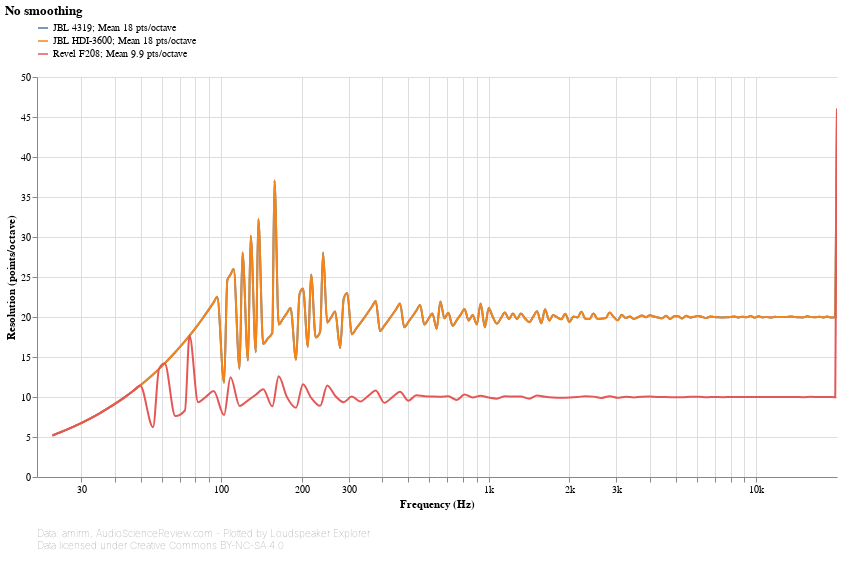

Here is the notebook cell this chart was saved with:
### Markdown cell above
## Resolution

This chart shows the resolution of the input data at each frequency. For each point, resolution is calculated by looking at the distance from the previous point. The larger the distance, the lower the resolution.

A straight, horizontal line means that resolution is constant throughout the spectrum, or in other words, points are equally spaced in log-frequency. Some Loudspeaker Explorer features, especially smoothing and detrending, implicitly assume that this is the case, and might produce inaccurate results otherwise.

### Code cell
#@markdown
frequency_response_chart(
    speakers_fr_ready
        .pipe(lsx.pd.index_as_columns)
        .set_index('Speaker')
        .set_index('Frequency [Hz]', append=True, drop=False)
        .groupby('Speaker').apply(lambda frequencies: frequencies / frequencies.shift(1))
        .pipe(np.log2)
        .pow(-1)
        .rename(columns={'Frequency [Hz]': 'Resolution (points/octave)'})
        .pipe(lsx.pd.remap_columns, {
            'Resolution (points/octave)': 'value',
        }),
    lambda chart: lsx.util.pipe(chart
        .encode(alt.Y('value', type='quantitative', title='Resolution (points/octave)', axis=alt.Axis(grid=True))),
        lambda chart: lsx.alt.interactive_line(chart, speaker_color())),
    alter_tooltips=lambda tooltips:
        ([alt.Tooltip('speaker', title='Speaker')]
            if speakers_fr_ready.index.get_level_values('Speaker').nunique() > 1 else []) +
        tooltips +
        [alt.Tooltip('value', type='quantitative', title='Resolution (points/octave)', format='.2f')]
)

### Figure 1 — Vega-Lite specification as saved in the notebook (floating-point values rounded to 4 significant figures; data arrays with more than 128 entries replaced by an {"elided": "..."} marker saying what was removed)
{"config": {"view": {"continuousWidth": 400, "continuousHeight": 300, "opacity": 0}}, "vconcat": [{"layer": [{"mark": {"type": "line", "clip": true, "interpolate": "monotone"}, "encoding": {"color": {"type": "nominal", "field": "speaker", "legend": {"direction": "vertical", "labelLimit": 600, "orient": "top", "symbolType": "stroke"}, "title": null}, "opacity": {"condition": {"value": 1, "selection": "selector001"}, "value": 0.2}, "tooltip": [{"type": "nominal", "field": "speaker", "title": "Speaker"}, {"type": "quantitative", "field": "frequency", "format": ".03s", "title": "Frequency (Hz)"}, {"type": "quantitative", "field": "value", "format": ".2f", "title": "Resolution (points/octave)"}], "x": {"type": "quantitative", "axis": {"format": "s"}, "field": "frequency", "scale": {"base": 10, "nice": false, "type": "log"}, "title": "Frequency (Hz)"}, "y": {"type": "quantitative", "axis": {"grid": true}, "field": "value", "title": "Resolution (points/octave)"}}, "height": 400, "selection": {"selector001": {"type": "multi", "encodings": ["color"], "bind": "legend"}}, "title": {"text": "No smoothing", "anchor": "start"}, "transform": [{"flatten": ["frequency", "value"]}], "width": 800}, {"mark": {"type": "circle", "clip": true, "size": 100}, "encoding": {"color": {"type": "nominal", "field": "speaker", "legend": {"direction": "vertical", "labelLimit": 600, "orient": "top", "symbolType": "stroke"}, "title": null}, "fillOpacity": {"condition": {"value": 0.3, "selection": "selector002"}, "value": 0}, "tooltip": [{"type": "nominal", "field": "speaker", "title": "Speaker"}, {"type": "quantitative", "field": "frequency", "format": ".03s", "title": "Frequency (Hz)"}, {"type": "quantitative", "field": "value", "format": ".2f", "title": "Resolution (points/octave)"}], "x": {"type": "quantitative", "axis": {"format": "s"}, "field": "frequency", "scale": {"base": 10, "nice": false, "type": "log"}, "title": "Frequency (Hz)"}, "y": {"type": "quantitative", "axis": {"grid": true}, "field": "value", "title": "Resolution (points/octave)"}}, "height": 400, "selection": {"selector002": {"type": "single", "on": "mouseover", "clear": "mouseout", "empty": "none", "encodings": ["x", "y"]}, "selector003": {"type": "interval", "bind": "scales", "encodings": ["x", "y"]}}, "title": {"text": "No smoothing", "anchor": "start"}, "transform": [{"flatten": ["frequency", "value"]}], "width": 800}], "data": {"name": "data-97011c9f9f1df15949390e9ec20a5fa9"}}, {"mark": "text", "height": 1, "title": {"text": ["Data: amirm, AudioScienceReview.com - Plotted by Loudspeaker Explorer", "Data licensed under Creative Commons BY-NC-SA 4.0"], "anchor": "start", "color": "gray", "fontSize": 10, "fontWeight": "lighter"}, "width": 600}], "resolve": {"legend": {"color": "independent"}}, "$schema": "https://vega.github.io/schema/vega-lite/v4.8.1.json", "datasets": {"data-97011c9f9f1df15949390e9ec20a5fa9": [{"speaker": "JBL 4319; Mean 18 pts/octave", "frequency": {"elided": "181 float values"}, "value": {"elided": "181 float values"}}, {"speaker": "JBL HDI-3600; Mean 18 pts/octave", "frequency": {"elided": "181 float values"}, "value": {"elided": "181 float values"}}, {"speaker": "Revel F208; Mean 9.9 pts/octave", "frequency": [20.51, 23.44, 26.37, 29.3, 32.23, 35.16, 38.09, 41.02, 43.95, 46.88, 49.8, 55.66, 58.59, 61.52, 67.38, 73.24, 76.17, 82.03, 87.89, 93.75, 102.5, 108.4, 117.2, 126.0, 134.8, 143.6, 155.3, 164.1, 175.8, 190.4, 202.1, 216.8, 234.4, 249.0, 266.6, 287.1, 307.6, 331.1, 354.5, 377.9, 407.2, 436.5, 465.8, 501.0, 536.1, 574.2, 615.2, 659.2, 706.1, 758.8, 811.5, 870.1, 931.6, 999.0, 1072.0, 1148.0, 1230.0, 1318.0, 1415.0, 1515.0, 1623.0, 1740.0, 1866.0, 2001.0, 2145.0, 2297.0, 2461.0, 2640.0, 2827.0, 3032.0, 3249.0, 3483.0, 3732.0, 3999.0, 4286.0, 4594.0, 4925.0, 5279.0, 5657.0, 6062.0, 6498.0, 6964.0, 7465.0, 8001.0, 8575.0, 9190.0, 9850.0, 10560.0, 11310.0, 12130.0, 13000.0, 13930.0, 14930.0, 16000.0, 17150.0, 18380.0, 19700.0, 20000.0], "value": [NaN, 5.191, 5.885, 6.579, 7.273, 7.966, 8.66, 9.353, 10.05, 10.74, 11.43, 6.232, 13.51, 14.21, 7.619, 8.313, 17.67, 9.353, 10.05, 10.74, 7.735, 12.47, 8.89, 9.584, 10.28, 10.97, 8.834, 12.59, 10.05, 8.659, 11.61, 9.908, 8.891, 11.43, 10.16, 9.354, 10.05, 9.44, 10.13, 10.83, 9.284, 9.978, 10.67, 9.526, 10.22, 10.1, 10.05, 10.05, 10.09, 9.623, 10.32, 9.943, 10.15, 9.926, 9.796, 10.1, 10.05, 10.05, 9.794, 10.19, 10.03, 9.943, 9.917, 9.941, 10.01, 10.1, 10.05, 9.888, 10.1, 9.898, 10.04, 9.951, 10.04, 10.05, 9.997, 10.0, 9.961, 9.972, 10.03, 10.04, 9.967, 10.01, 9.978, 9.993, 10.0, 10.0, 10.01, 10.01, 9.985, 10.01, 10.0, 10.01, 9.977, 10.02, 9.998, 10.0, 9.984, 46.04]}]}}
